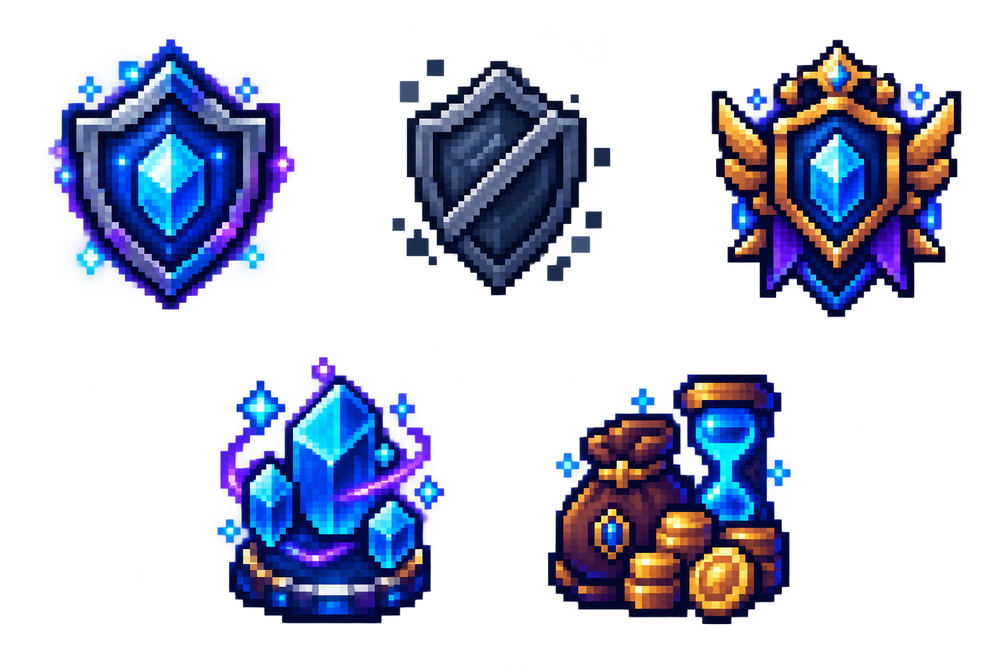
#> input picture brand-data/prompts/05-iconos-ward.png, 1000 x 667 px, shrunk from 1536 x 1024 before the run, found by its file name
$ python inspect_ward_sheet.py
#> lines starting #> are read from the running program, lines starting #| are printed output that depends on the picture; after the words box and inside, x2 and y2 are one past the last pixel; in counts of white or black regions, pixels touching at a corner belong together
from PIL import Image
import numpy as np
from scipy.ndimage import label, find_objects

def find_boxes(path):
#> called with path = 'brand-data/prompts/05-iconos-ward.png'
    im = Image.open(path).convert('RGBA')
#> im is the input picture: PIL image 1000x667 RGBA; mean R, G, B, A 18.7, 23.1, 47.5, 77.7
    arr = np.array(im)
    alpha = arr[:, :, 3] > 30
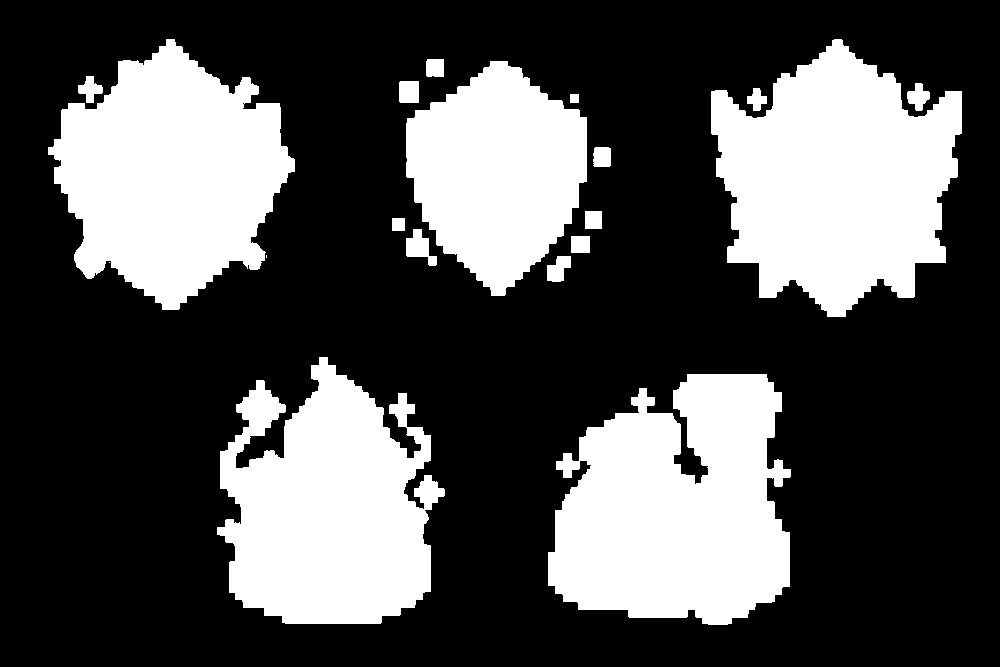
#> alpha: shape (667, 1000) bool; 31.4% white; 19 white regions (2 under 20 px), largest, box (x1, y1, x2, y2) and area: (711, 39, 962, 317) 46445, (548, 374, 791, 625) 46180, (48, 39, 295, 310) 42376
    lbl, n = label(alpha)
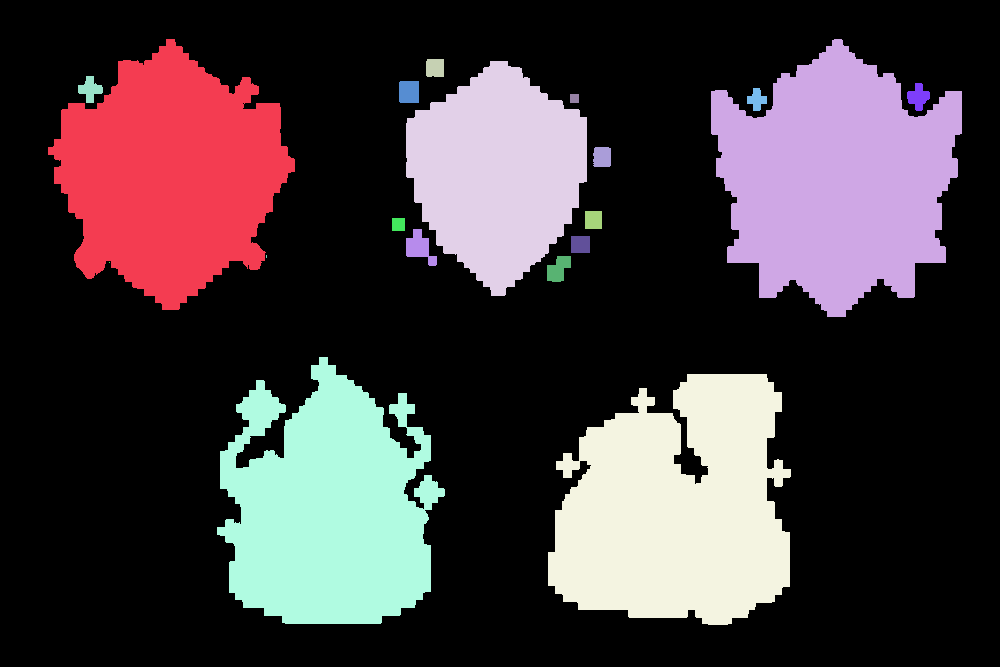
#> lbl: shape (667, 1000) int32; 20 distinct labels, from 0 to 19; one colour per label, 0 black
#> n = 19
    objs = find_objects(lbl)
#> objs = 19 items
    boxes = []
    for sl in objs:
        sy, sx = sl
        w = sx.stop - sx.start
        h = sy.stop - sy.start
        if w >= 40 and h >= 40:
            boxes.append((sx.start, sy.start, sx.stop, sy.stop, w, h))
#> this loop made 19 passes
#> (w, h) on passes 1 to 12: (247, 271), (251, 278), (18, 18), (181, 235), (25, 27), (20, 22), (23, 28), (20, 23), (9, 9), (18, 20), (17, 18), (13, 13)
#> after the loop, boxes = [(48, 39, 295, 310, 247, 271), (711, 39, 962, 317, 251, 278), (406, 61, 587, 296, 181, 235), (217, 357, 445, 624, 228, 267), (548, 374, 791, 625, 243, 251)]
    return boxes

print('05-iconos-ward.png boxes:')
for b in find_boxes('brand-data/prompts/05-iconos-ward.png'):
    print(f'  bbox=({b[0]}, {b[1]}, {b[2]}, {b[3]}), size={b[4]}x{b[5]}')
